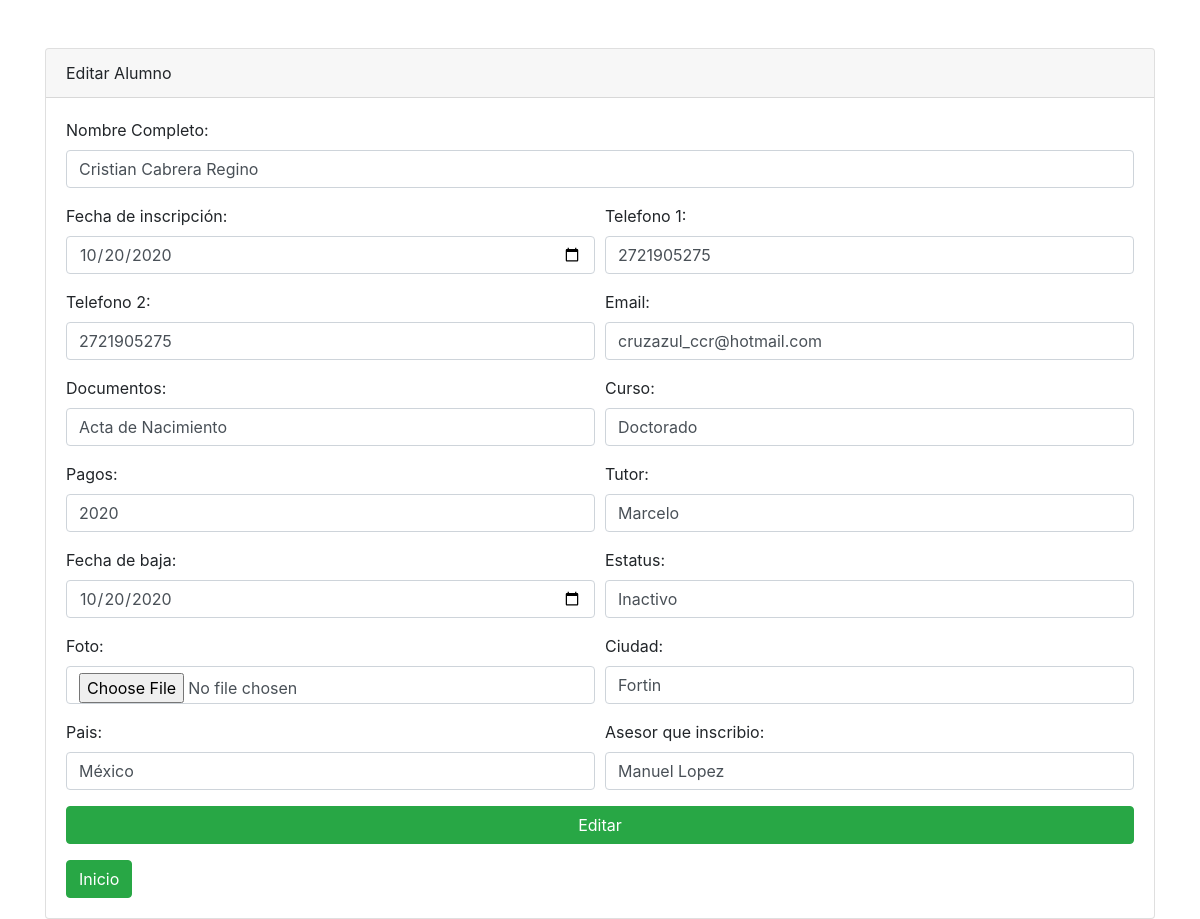
/funciones/editar-alumno.php?matricula=MBHGT, run on the app's committed database.
### tables this page shows
CREATE TABLE `alumnos` (
  `matricula` varchar(50) NOT NULL,
  `fecha_inscripcion` date NOT NULL,
  `nombre` varchar(100) NOT NULL,
  `telefono1` varchar(12) NOT NULL,
  `telefono2` varchar(12) NOT NULL,
  `email` varchar(100) NOT NULL,
  `documentos` varchar(100) NOT NULL,
  `curso` varchar(50) NOT NULL,
  `pagos` varchar(100) NOT NULL,
  `tutor` varchar(100) NOT NULL,
  `fecha_baja` date NOT NULL,
  `estatus` varchar(10) NOT NULL,
  `foto` blob NOT NULL,
  `ciudad` varchar(50) NOT NULL,
  `pais` varchar(50) NOT NULL,
  `asesor_inscribio` varchar(100) NOT NULL
);

### funciones/editar-alumno.php (the view, shortened to what this page needs)
<?php
    require_once "conexiondb.php";
    $matricula = $_GET['matricula'];
    $sql = "SELECT * FROM alumnos WHERE matricula='".$matricula."'";
    $resultadoCliente = mysqli_query($conexion, $sql);
    while ($fila = mysqli_fetch_assoc($resultadoCliente)) {
?>
<!DOCTYPE html>
<html lang="en">
<head>
    <link rel="stylesheet" href="https://stackpath.bootstrapcdn.com/bootstrap/4.5.0/css/bootstrap.min.css">
</head>
<body>
    <div class="container mt-5">
        <div class="card">
            <div class="card-header">
                Editar Alumno
            </div>
            <div class="card-body">
                <form action="editAlumno.php" method="post">
                    <div class="form-row">
                        <div class="form-group col-12">
                            <label for="">Nombre Completo:</label>
                            <input class="form-control" type="text" name="nombre" value="<?php echo $fila['nombre'] ?>" required>
                        </div>
                    </div>
                    <div class="form-row">
                        <div class="form-group col-6">
                            <label for="">Fecha de inscripción:</label>
                            <input class="form-control" type="date" name="fecha_inscripcion" value="<?php echo $fila['fecha_inscripcion'] ?>" required>
                        </div>
                        <div class="form-group col-6">
                            <label for="">Telefono 1:</label>
                            <input class="form-control" type="text" name="telefono1" value="<?php echo $fila['telefono1'] ?>" required>
                        </div>
                        <div class="form-group col-6">
                            <label for="">Telefono 2:</label>
                            <input class="form-control" type="text" name="telefono2" value="<?php echo $fila['telefono2'] ?>">
                        </div>
                        <div class="form-group col-6">
                            <label for="">Email:</label>
                            <input class="form-control" type="email" name="email" value="<?php echo $fila['email']?>">
                        </div>
                        <div class="form-group col-6">
                            <label for="">Documentos:</label>
                            <input class="form-control" type="text" name="documentos" required value="<?php echo $fila['documentos']?>">
                        </div>
                        <div class="form-group col-6">
                            <label for="">Curso:</label>
                            <input class="form-control" type="text" name="curso" required value="<?php echo $fila['curso']?>">
                        </div>
                        <div class="form-group col-6">
                            <label for="">Pagos:</label>
                            <input class="form-control" type="text" name="pagos" required value="<?php echo $fila['pagos'] ?>">
                        </div>
                        <div class="form-group col-6">
                            <label for="">Tutor:</label>
                            <input class="form-control" type="text" name="tutor" required value="<?php echo $fila['tutor'] ?>">
                        </div>
                        <div class="form-group col-6">
                            <label for="">Fecha de baja:</label>
                            <input class="form-control" type="date" name="fecha_baja" required value="<?php echo $fila['fecha_baja'] ?>">
                        </div>
                        <div class="form-group col-6">
                            <label for="">Estatus:</label>
                            <input class="form-control" type="text" name="estatus" required value="<?php echo $fila['estatus'] ?>">
                        </div>
                        <div class="form-group col-6">
                            <label for="">Foto:</label>
                            <input class="form-control" type="file" name="foto" required value="<?php echo $fila['foto'] ?>">
                        </div>
                        <div class="form-group col-6">
                            <label for="">Ciudad:</label>
                            <input class="form-control" type="text" name="ciudad" required value="<?php echo $fila['ciudad'] ?>">
                        </div>
                        <div class="form-group col-6">
                            <label for="">Pais:</label>
                            <input class="form-control" type="text" name="pais" required value="<?php echo $fila['pais'] ?>">
                        </div>
                        <div class="form-group col-6">
                            <label for="">Asesor que inscribio:</label>
                            <input class="form-control" type="text" name="asesor_inscribio" required value="<?php echo $fila['asesor_inscribio'] ?>">
                        </div>
                    </div>
                    <div class="form-group">
                        <input class="btn btn-success btn-block" type="submit" value="Editar">
                    </div>
                    <a href="../index.php" type="button" class="btn btn-success">
                    Inicio
                </a>
                </form>
            </div>
        </div>
    </div>
</body>
</html>
<?php
    }
?>

### data on the page
alumnos: nombre "Cristian Cabrera Regino", fecha_inscripcion "10/20/2020", telefono1 "2721905275", telefono2 "2721905275", email "cruzazul_ccr@hotmail.com", documentos "Acta de Nacimiento", curso "Doctorado", pagos "2020", tutor "Marcelo", fecha_baja "10/20/2020", estatus "Inactivo", ciudad "Fortin", pais "México", asesor_inscribio "Manuel Lopez"
